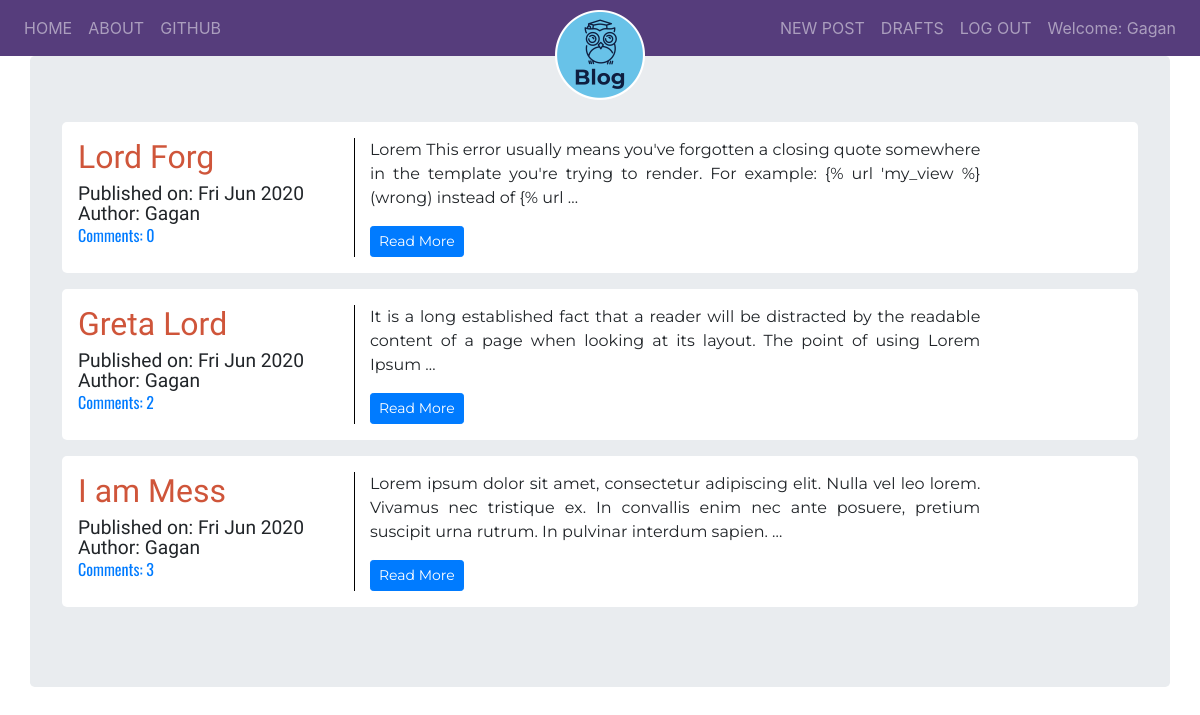
The app's page / (signed in) with its own data.
### blog/models.py (models this page shows, shortened)
class Post(models.Model):
    author = models.ForeignKey('auth.User', on_delete=models.CASCADE)
    title = models.CharField(max_length=256)
    text = models.TextField()
    create_date = models.DateTimeField(default=timezone.now)
    published_date = models.DateTimeField(blank=True, null=True)
    def approve_comments(self):
        return self.comments.filter(approved_comment=True)

### blog/views.py (the view)
# urls.py: path('', views.PostListView.as_view(), name='post_list'),
class PostListView(ListView):
    model = Post
    def get_queryset(self):
        return Post.objects.filter(published_date__lte=timezone.now()).order_by('-published_date')

### blog/templates/blog/post_list.html
{% extends "blog/base.html" %}
{% block bodyblock %}
  {% for post in post_list %}
    {% if request.resolver_match.url_name == 'post_list' or request.resolver_match.url_name == 'post_draft_list' and user == post.author %}
      <div class="post my-3">
        <header class="post-block_header">
          <h2 class="post-block_title"><a href="{% url 'blog:post_detail' pk=post.pk %}">{{post.title}}</a></h2>
          <div class="post-block_meta">
            {% if post.published_date %}
              <span>Published on: {{post.published_date|date:"D M Y"}}</span>
              <span>Author: {{post.author|title}}</span>
              <a href="{% url 'blog:post_detail' pk=post.pk %}">Comments: {{post.approve_comments.count}}</a>
            {% else %}
              <span>Created on: {{post.create_date|date:"D M Y"}}</span>
            {% endif %}
          </div>
        </header>
        <div class="post-block_content text-justify">
          <p>{{post.text|truncatewords:30|striptags|safe}}</p>
          <a class="btn btn-primary btn-sm" href="{% url 'blog:post_detail' pk=post.pk %}">Read More</a>
        </div>
      </div>
    {% endif %}
  {% endfor %}
{% endblock %}

### blog/templates/blog/base.html (shortened to what this page needs)
<!DOCTYPE html>
{% load static %}
<html lang="en" dir="ltr">
<head>
   <link rel="stylesheet" href="https://stackpath.bootstrapcdn.com/bootstrap/4.1.3/css/bootstrap.min.css"
>
   <link href="https://maxcdn.bootstrapcdn.com/font-awesome/4.7.0/css/font-awesome.min.css" rel="stylesheet">
   <link rel="stylesheet" href="//cdn.jsdelivr.net/medium-editor/latest/css/medium-editor.min.css" type="text/css" media="screen" charset="utf-8">
   <link rel="stylesheet" href="{% static 'css/blog.css' %}">
 </head>
  <body>
    <nav class="navbar navbar-expand-md navbar-dark" style="background-color:#563d7c">
      <a class="navbar-brand mr-0 mr-md-2" href="{% url 'blog:post_list' %}">
       <img id="logo" src="{% static 'images/logo.png' %}" alt="Logo" width="100px">
      </a>
      <div class="collapse navbar-collapse" id="navbarSupportedContent">
       <ul class="navbar-nav mr-auto mt-2 mt-lg-0">
         <li class="nav-item">
           <a class="nav-link" href="{% url 'blog:post_list' %}">HOME</a>
         </li>
         <li class="nav-item">
           <a class="nav-link" href="{% url 'blog:about' %}">ABOUT</a>
         </li>
         <li class="nav-item">
           <a class="nav-link" href="https://github.com/GaganShergill" target="_blank">GITHUB</a>
         </li>
       </ul>
       <ul class="navbar-nav ml-auto mt-2 mt-lg-0">
         {% if user.is_authenticated %}
         <li class="nav-item">
           <a class="nav-link" href="{% url 'blog:post_new' %}">NEW POST</a>
         </li>
         <li class="nav-item">
           <a class="nav-link" href="{% url 'blog:post_draft_list' %}">DRAFTS</a>
         </li>
         <li class="nav-item">
           <a class="nav-link" href="{% url 'logout' %}">LOG OUT</a>
         </li>
         <li class="nav-item">
           <a class="nav-link">Welcome: {{user.username|title}}</a>
         </li>
       </ul>
       {% else %}
       <li class="nav-item" id="user-icon">
         <a class="nav-item nav-link" href="{% url 'login' %}" aria-label="Login">
         <i class="fa fa-user-circle-o fa-lg" aria-hidden="true"></i></a>
       </li>
       {% endif %}
      </div>
    </nav>
    <div class="container jumbotron">
      {% block bodyblock %}
      {% endblock %}
    </div>
  </body>
</html>

### blog/static/css/blog.css (style rules this page uses)
.navbar { position: relative; }
.navbar-brand { position: absolute; left: 50%; margin-left: -50px !important; display: block; top: 0px; }
.jumbotron { padding-top: 50px; }
.post { background-color: white; padding: 1em; border-radius: 5px; display: flex; flex-direction: row; }
.post-block_meta { display: flex; flex-direction: column; }
.post-block_title a { font-family: 'Lobster Two', cursive; color: #cf553a; }
.post-block_meta span { font-family: 'Tenali Ramakrishna', sans-serif; font-size: 1.2em; line-height: 1em; }
.post-block_meta a { font-family: 'Oswald', sans-serif; }
.post-block_content { font-family: 'Montserrat', sans-serif; margin-left: 50px; border-left: 1px solid black; padding-left: 15px; width: 60%; }

### records on screen
Post: title "Lord Forg", published_date "Fri Jun 2020", author "Gagan", approve_comments.count "0", text "Lorem This error usually means you've forgotten a closing quote somewhere in the template you're trying to render. For example: {% url 'my_view %} (wrong) instead of {% url …"
Post: title "Greta Lord", published_date "Fri Jun 2020", author "Gagan", approve_comments.count "2", text "It is a long established fact that a reader will be distracted by the readable content of a page when looking at its layout. The point of using Lorem Ipsum …"
Post: title "I am Mess", published_date "Fri Jun 2020", author "Gagan", approve_comments.count "3", text "Lorem ipsum dolor sit amet, consectetur adipiscing elit. Nulla vel leo lorem. Vivamus nec tristique ex. In convallis enim nec ante posuere, pretium suscipit urna rutrum. In pulvinar interdum sapien. …"

### other values on screen
{{ user.username|title }} "Gagan"
